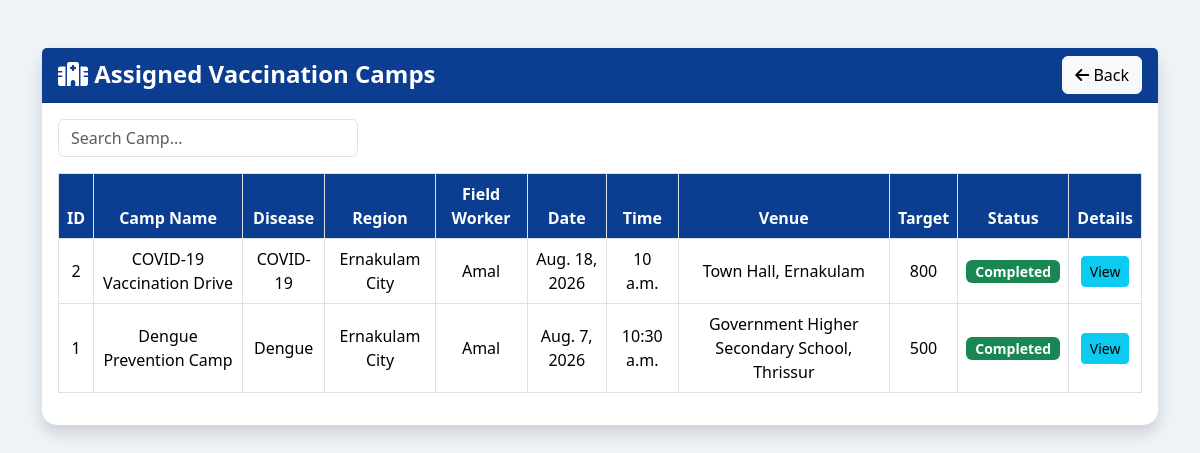
The page /hospital_campaigns/ (signed in) on the database its author committed.
### HelathApp/models.py (models this page shows, shortened)
class VaccinationCampaign(models.Model):
    STATUS_CHOICES = [
        ('Scheduled', 'Scheduled'),
        ('Ongoing', 'Ongoing'),
        ('Completed', 'Completed'),
        ('Cancelled', 'Cancelled'),
    ]
    camp_name = models.CharField(max_length=150)
    disease = models.ForeignKey(
        'Disease',
        on_delete=models.CASCADE
    )
    region = models.ForeignKey(
        'Region',
        on_delete=models.CASCADE
    )
    hospital = models.ForeignKey(
        'Hospital',
        on_delete=models.CASCADE
    )
    field_worker = models.ForeignKey(
        'FieldWorker',
        on_delete=models.CASCADE
    )
    camp_date = models.DateField()
    camp_time = models.TimeField()
    venue = models.CharField(max_length=250)
    target_population = models.PositiveIntegerField(
        validators=[
            MinValueValidator(1),
            MaxValueValidator(100000)
        ]
    )
    description = models.TextField()
    status = models.CharField(
        max_length=20,
        choices=STATUS_CHOICES,
        default='Scheduled'
    )
    created_at = models.DateTimeField(auto_now_add=True)
    updated_at = models.DateTimeField(auto_now=True)

class Disease(models.Model):
    SEVERITY = [
        ('Low','Low'),
        ('Medium','Medium'),
        ('High','High'),
    ]
    disease_name = models.CharField(max_length=100)
    disease_type = models.CharField(max_length=100)
    severity_level = models.CharField(
        max_length=20,
        choices=SEVERITY
    )
    description = models.TextField(blank=True)
    precautions = models.TextField(blank=True)

class Region(models.Model):
    REGION_TYPES = [
        ('Urban', 'Urban'),
        ('Rural', 'Rural'),
        ('Tribal', 'Tribal'),
    ]
    region_name = models.CharField(max_length=100)
    region_type = models.CharField(
        max_length=20,
        choices=REGION_TYPES
    )
    latitude = models.DecimalField(
        max_digits=9,
        decimal_places=6
    )
    longitude = models.DecimalField(
        max_digits=9,
        decimal_places=6
    )

class FieldWorker(models.Model):
    STATUS_CHOICES = (
        ("Pending", "Pending"),
        ("Approved", "Approved"),
        ("Rejected", "Rejected"),
    )
    GENDER = (
        ("Male", "Male"),
        ("Female", "Female"),
        ("Other", "Other"),
    )
    DISTRICTS = (
        ("Thiruvananthapuram","Thiruvananthapuram"),
        ("Kollam","Kollam"),
        ("Pathanamthitta","Pathanamthitta"),
        ("Alappuzha","Alappuzha"),
        ("Kottayam","Kottayam"),
        ("Idukki","Idukki"),
        ("Ernakulam","Ernakulam"),
        ("Thrissur","Thrissur"),
        ("Palakkad","Palakkad"),
        ("Malappuram","Malappuram"),
        ("Kozhikode","Kozhikode"),
        ("Wayanad","Wayanad"),
        ("Kannur","Kannur"),
        ("Kasaragod","Kasaragod"),
    )
    DEPARTMENT = (
        ("Disease Surveillance","Disease Surveillance"),
        ("Public Health","Public Health"),
        ("Immunization","Immunization"),
        ("Emergency Response","Emergency Response"),
        ("Health Education","Health Education"),
    )
    DESIGNATION = (
        ("Health Inspector","Health Inspector"),
        ("Junior Health Inspector","Junior Health Inspector"),
        ("Public Health Nurse","Public Health Nurse"),
        ("Field Investigator","Field Investigator"),
        ("Community Health Worker","Community Health Worker"),
    )
    full_name=models.CharField(max_length=100)
    gender=models.CharField(
        max_length=20,
        choices=GENDER
    )
    dob=models.DateField()
    phone=models.CharField(max_length=10)
    email=models.EmailField(unique=True)
    employee_id=models.CharField(
        max_length=30,
        unique=True
    )
    department=models.CharField(
        max_length=100,
        choices=DEPARTMENT
    )
    designation=models.CharField(
        max_length=100,
        choices=DESIGNATION
    )
    district=models.CharField(
        max_length=50,
        choices=DISTRICTS
    )
    region = models.ForeignKey(
        Region,
        on_delete=models.CASCADE,
        null=True,
        blank=True
    )
    panchayat=models.CharField(max_length=100)
    ward=models.CharField(max_length=30)
    qualification=models.CharField(max_length=100)
    experience=models.PositiveIntegerField()
    address=models.TextField()
    username=models.CharField(
        max_length=100,
        unique=True
    )
    password=models.CharField(max_length=100)
    status=models.CharField(
        max_length=20,
        choices=STATUS_CHOICES,
        default="Pending"
    )

### HelathApp/views.py (the view)
# urls.py: path("hospital_campaigns/",views.hospital_campaigns,name="hospital_campaigns"),
def hospital_campaigns(request):
    if "hospital_id" not in request.session:
        return redirect("hospital_login")
    hospital = Hospital.objects.get(
        id=request.session["hospital_id"]
    )
    campaigns = VaccinationCampaign.objects.filter(
        hospital=hospital
    ).order_by("-camp_date")
    return render(
        request,
        "hospital_campaigns.html",
        {
            "campaigns": campaigns
        }
    )

### HelathApp/templates/hospital_campaigns.html (shortened to what this page needs)
<!DOCTYPE html>
<html>
<head>
<link href="https://cdn.jsdelivr.net/npm/bootstrap@5.3.3/dist/css/bootstrap.min.css" rel="stylesheet">
<link rel="stylesheet"
href="https://cdnjs.cloudflare.com/ajax/libs/font-awesome/6.5.2/css/all.min.css">
</head>
<body>
<div class="container mt-5">
<div class="card shadow">
<div class="card-header d-flex justify-content-between">
<span>
<i class="fa-solid fa-hospital"></i>
Assigned Vaccination Camps
</span>
<a href="{% url 'hospital_home' %}" class="btn btn-light">
<i class="fa-solid fa-arrow-left"></i>
Back
</a>
</div>
<div class="card-body">
<input
type="text"
id="searchInput"
class="form-control search-box mb-3"
placeholder="Search Camp..."
onkeyup="searchTable()">
<div class="table-responsive">
<table class="table table-bordered table-hover" id="campTable">
<thead>
<tr>
<th>ID</th>
<th>Camp Name</th>
<th>Disease</th>
<th>Region</th>
<th>Field Worker</th>
<th>Date</th>
<th>Time</th>
<th>Venue</th>
<th>Target</th>
<th>Status</th>
<th>Details</th>
</tr>
</thead>
<tbody>
{% for camp in campaigns %}
<tr>
<td>{{ camp.id }}</td>
<td>{{ camp.camp_name }}</td>
<td>{{ camp.disease.disease_name }}</td>
<td>{{ camp.region.region_name }}</td>
<td>{{ camp.field_worker.full_name }}</td>
<td>{{ camp.camp_date }}</td>
<td>{{ camp.camp_time }}</td>
<td>{{ camp.venue }}</td>
<td>{{ camp.target_population }}</td>
<td>
{% if camp.status == "Scheduled" %}
<span class="badge bg-primary">
Scheduled
</span>
{% elif camp.status == "Ongoing" %}
<span class="badge bg-warning text-dark">
Ongoing
</span>
{% elif camp.status == "Completed" %}
<span class="badge bg-success">
Completed
</span>
{% else %}
<span class="badge bg-danger">
Cancelled
</span>
{% endif %}
</td>
<td>
<button
class="btn btn-info btn-sm"
data-bs-toggle="modal"
data-bs-target="#camp{{ camp.id }}">
View
</button>
</td>
</tr>
{% empty %}
<tr>
<td colspan="11">
No Assigned Campaigns
</td>
</tr>
{% endfor %}
</tbody>
</table>
</div>
</div>
</div>
</div>
</body>
</html>

### HelathApp/templates/hospital_campaigns.html (style rules this page uses)
body { background:#eef3f8; }
.card { border:none; border-radius:15px; }
.card-header { background:#0B3D91; color:white; font-size:24px; font-weight:bold; }
.table th { background:#0B3D91; color:white; text-align:center; }
.table td { text-align:center; vertical-align:middle; }
.badge { font-size:14px; }
.search-box { width:300px; }

### rows shown on the page
VaccinationCampaign: id "2", camp_name "COVID-19 Vaccination Drive", disease.disease_name "COVID-19", region.region_name "Ernakulam City", field_worker.full_name "Amal", camp_date "Aug. 18, 2026", camp_time "10 a.m.", venue "Town Hall, Ernakulam", target_population "800", status "Completed"
VaccinationCampaign: id "1", camp_name "Dengue Prevention Camp", disease.disease_name "Dengue", region.region_name "Ernakulam City", field_worker.full_name "Amal", camp_date "Aug. 7, 2026", camp_time "10:30 a.m.", venue "Government Higher Secondary School, Thrissur", target_population "500", status "Completed"
